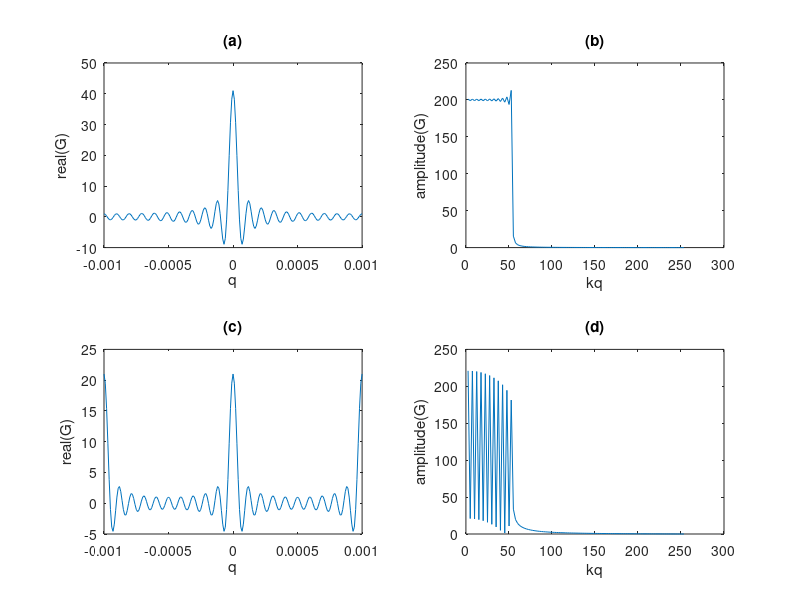

Recreate this plot in MATLAB.
clear
l=-1000:50:1000;
dq=1e-5;
PMAX=1e-3;
PMIN=-PMAX;
p1=PMIN:dq:PMAX;
p2=0;
w=2*pi*10;
for ii=1:length(p1);
   G(ii)=sum(exp(-i*w*(p2-p1(ii))*l));
end;
GK=abs(fft(G));
kpaxis=1:round(length(p1)/2);
Nyquist=1/(2*w*pi*dq);
kpaxis=kpaxis*Nyquist/max(kpaxis);
subplot(221),plot(p1,real(G)), title('(a)');xlabel('q');ylabel('real(G)');
subplot(222),plot(kpaxis,GK(1:round(length(p1)/2))); title('(b)');xlabel('kq');ylabel('amplitude(G)');
clear
l=-1000:100:1000;
dq=1e-5;
PMAX=1e-3;
PMIN=-PMAX;
p1=PMIN:dq:PMAX;

p2=0;
w=2*pi*10;
for ii=1:length(p1);
   G(ii)=sum(exp(-i*w*(p2-p1(ii))*l));
end;
GK=abs(fft(G));

kpaxis=1:round(length(p1)/2);
Nyquist=1/(2*w*pi*dq);
kpaxis=kpaxis*Nyquist/max(kpaxis);
subplot(223),plot(p1,real(G)), title('(c)');xlabel('q');ylabel('real(G)');
subplot(224),plot(kpaxis,GK(1:round(length(p1)/2))); title('(d)');xlabel('kq');ylabel('amplitude(G)');
